Frame 1 (no input): blank canvas, image omitted
Frame 60 (no input): blank canvas, image omitted
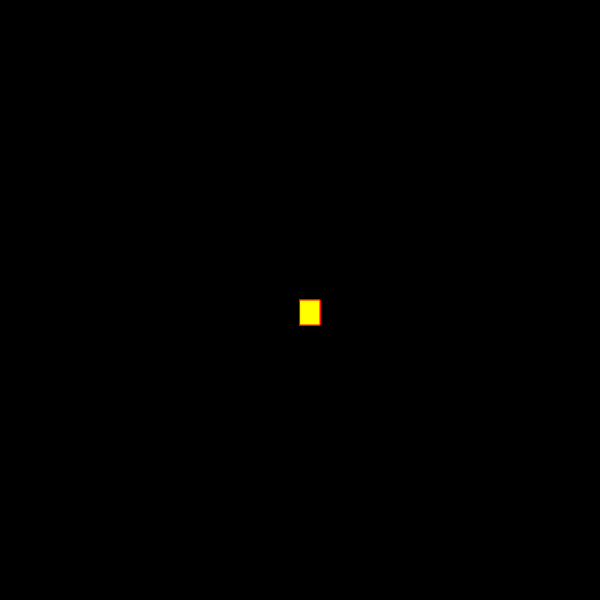
Frame 120 (the mouse pressed at the canvas centre since frame 60)

The p5.js sketch whose frames 1 and 60 were blank and that drew this single picture after the mouse press (run headless with seeded random() and noise() and a simulated clock; from frame 60 on, the mouse is pressed at the canvas centre):

// p5.js sketch
// ── sketch.js
function setup() {
    createCanvas(600, 600);
    background("black");
  }
  
  function draw() {
    stroke("red");
    fill("yellow");
    // console.log(mouseIsPressed)
    if (mouseIsPressed) {
      rect(mouseX, mouseY, 20, 25);
    }
  }
  
